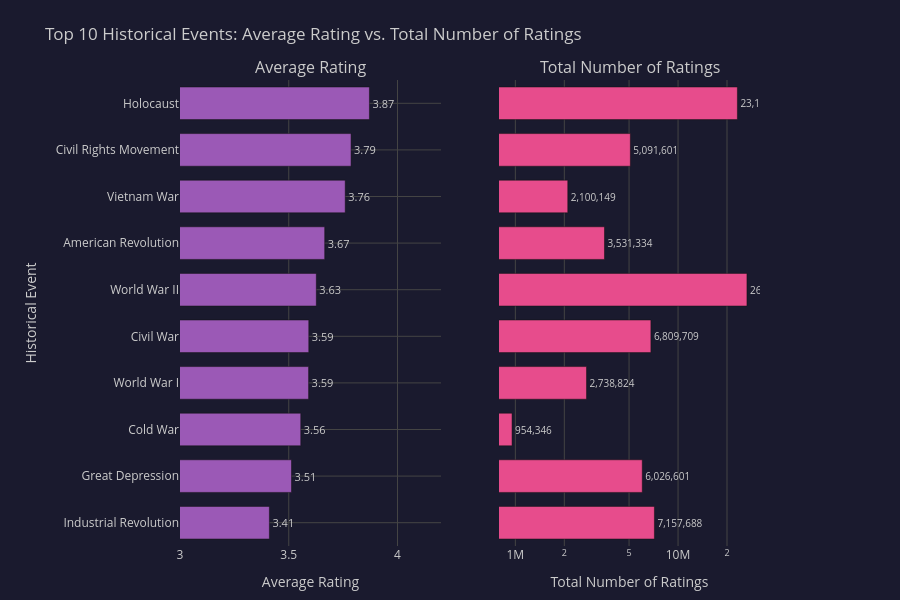

This figure's notebook cell:
### Code cell
fig3.show()

### Figure 1 — Plotly figure (JSON) as saved in the notebook; plotly's stock layout.template omitted (floating-point values rounded to 4 significant figures)
{"data": [{"hovertemplate": "Event: %{y}<br>Avg rating: %{x:.2f}<extra></extra>", "marker": {"color": "#9b59b6"}, "name": "Avg Rating", "orientation": "h", "text": [3.41, 3.51, 3.56, 3.59, 3.59, 3.63, 3.67, 3.76, 3.79, 3.87], "textfont": {"size": 11}, "textposition": "outside", "width": 0.7, "x": [3.411, 3.513, 3.555, 3.591, 3.592, 3.627, 3.665, 3.76, 3.786, 3.871], "y": ["Industrial Revolution", "Great Depression", "Cold War", "World War I", "Civil War", "World War II", "American Revolution", "Vietnam War", "Civil Rights Movement", "Holocaust"], "type": "bar", "xaxis": "x", "yaxis": "y"}, {"hovertemplate": "Event: %{y}<br>Total ratings: %{x:,.0f}<extra></extra>", "marker": {"color": "#e74c8c"}, "name": "Total Ratings", "orientation": "h", "text": ["7,157,688", "6,026,601", "954,346", "2,738,824", "6,809,709", "26,521,508", "3,531,334", "2,100,149", "5,091,601", "23,169,452"], "textfont": {"size": 10}, "textposition": "outside", "width": 0.7, "x": [7157688, 6026601, 954346, 2738824, 6809709, 26521508, 3531334, 2100149, 5091601, 23169452], "y": ["Industrial Revolution", "Great Depression", "Cold War", "World War I", "Civil War", "World War II", "American Revolution", "Vietnam War", "Civil Rights Movement", "Holocaust"], "type": "bar", "xaxis": "x2", "yaxis": "y2"}], "layout": {"xaxis": {"anchor": "y", "domain": [0.0, 0.45], "title": {"text": "Average Rating"}, "gridcolor": "#444", "range": [3, 4.2]}, "yaxis": {"anchor": "x", "domain": [0.0, 1.0], "title": {"text": "Historical Event"}, "gridcolor": "#444"}, "xaxis2": {"anchor": "y2", "domain": [0.55, 1.0], "title": {"text": "Total Number of Ratings"}, "gridcolor": "#444", "type": "log"}, "yaxis2": {"anchor": "x2", "domain": [0.0, 1.0], "matches": "y", "showticklabels": false}, "annotations": [{"font": {"size": 16}, "showarrow": false, "text": "Average Rating", "x": 0.225, "xanchor": "center", "xref": "paper", "y": 1.0, "yanchor": "bottom", "yref": "paper"}, {"font": {"size": 16}, "showarrow": false, "text": "Total Number of Ratings", "x": 0.775, "xanchor": "center", "xref": "paper", "y": 1.0, "yanchor": "bottom", "yref": "paper"}], "font": {"color": "#ccc"}, "margin": {"l": 180, "r": 140, "t": 80, "b": 50}, "title": {"text": "Top 10 Historical Events: Average Rating vs. Total Number of Ratings"}, "paper_bgcolor": "#1a1a2e", "plot_bgcolor": "#1a1a2e", "height": 600, "showlegend": false}}
